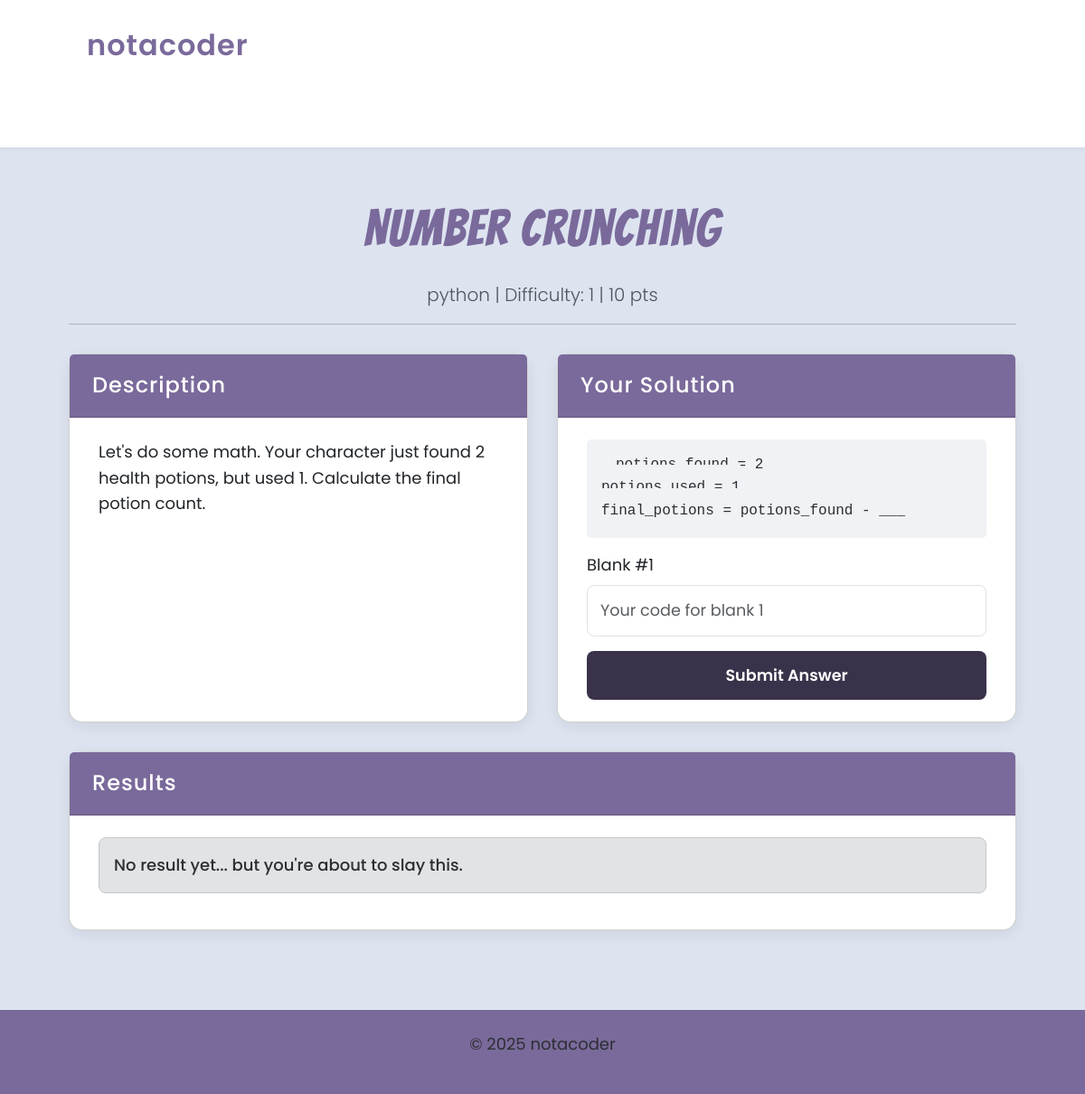
Page /challenges/3/ on the committed database.
### core/models.py (models this page shows, shortened)
class CodeChallenge(models.Model):
    title = models.CharField(max_length=200)
    slug = models.SlugField(
        unique=True,
        blank=True,
        max_length=220,
        help_text="URL-friendly version of the title, auto-generated."
    )
    description = models.TextField(blank=True, help_text="Instructions and context for the user.")
    code_template = models.TextField()
    language = models.ForeignKey(
        ProgrammingLanguage,
        on_delete=models.PROTECT,
        related_name='challenges',
        help_text="The programming language of the code snippet."
    )
    correct_answers_list = models.JSONField(
        default=list,
        help_text="A JSON list of strings representing the exact correct answers for the blanks, IN ORDER.",
    )
    tags = models.ManyToManyField(
        Tag,
        blank=True,
        related_name='challenges',
        help_text="Categorize the challenge with relevant tags."
    )
    difficulty = models.PositiveSmallIntegerField(default=1, help_text="Difficulty level (e.g., 1=easy, 5=hard)")
    points_reward = models.PositiveIntegerField(default=10, help_text="Points awarded for successful completion.")
    created_at = models.DateTimeField(auto_now_add=True)
    updated_at = models.DateTimeField(auto_now=True)
    class Meta:
        ordering = ['created_at']
    def get_number_of_blanks(self) -> int:
        return len(self.correct_answers_list)

class ProgrammingLanguage(models.Model):
    name = models.CharField(max_length=50, unique=True)
    slug = models.SlugField(unique=True)

### core/views.py (the view)
# urls.py: path('challenges/<int:challenge_id>/', views.challenge_detail, name='challenge_detail'),
def challenge_detail(request, challenge_id):
    challenge = get_object_or_404(
        CodeChallenge, id=challenge_id,
    )
    num_blanks = challenge.get_number_of_blanks()
    has_submitted = False
    is_correct = None
    submitted_answers = None
    full_code = None
    if request.method == 'POST':
        form = ChallengeSubmissionForm(request.POST, num_blanks=num_blanks)
        has_submitted = True
        if form.is_valid():
            submitted_answers = form.get_ordered_answers()
            is_correct = challenge.check_submission(submitted_answers)
            if is_correct:
                messages.success(request, f'🎉 Correct! You earned {challenge.points_reward} points!')
                full_code = challenge.construct_full_code(submitted_answers)
                user_id = request.session.get('guest_user_id')
                if user_id:
                    try:
                        user = GuestUser.objects.get(id=user_id)
                        user.completed_challenges.add(challenge)
                    except GuestUser.DoesNotExist:
                        pass
            else:
                messages.error(request, '❌ Not quite right. Try again!')
        else:
            messages.error(request, "Please fill in all the blanks.")
    else:
        form = ChallengeSubmissionForm(num_blanks=num_blanks)
    context = {
        'challenge': challenge,
        'form': form,
        'has_submitted': has_submitted,
        'is_correct': is_correct,
        'submitted_answers': submitted_answers,
        'full_code': full_code
    }
    return render(request, 'core/challenge_detail.html', context)

### core/forms.py (shortened to what this page needs)
class ChallengeSubmissionForm(forms.Form):
    def __init__(self, *args, **kwargs):
        num_blanks = kwargs.pop('num_blanks', 0)
        super().__init__(*args, **kwargs)
        for i in range(num_blanks):
            self.fields[f'answer_{i}'] = forms.CharField(
                label=f'Blank #{i+1}',
                required=True,
                widget=forms.TextInput(attrs={'class': 'form-control', 'placeholder': f'Your code for blank {i+1}'})
            )

### core/templates/core/challenge_detail.html (shortened to what this page needs)
{% extends "core/index.html" %}
{% load static %}
{% block content %}
<div class="container py-4">
    <div class="challenge-detail mb-4">
        <h1 class="text-center">{{ challenge.title }}</h1>
        <p class="lead text-center text-muted">
            {{ challenge.language.name }} | Difficulty: {{ challenge.difficulty }} | {{ challenge.points_reward }} pts
        </p>
        <hr>
    </div>
    <div class="challenge-container">
        <div class="challenge-description-section">
            <div class="card">
                <div class="card-header">Description</div>
                <div class="card-body">
                    {{ challenge.description|linebreaksbr }}
                </div>
            </div>
        </div>
        <div class="challenge-form-section">
            <div class="card">
                <div class="card-header">Your Solution</div>
                <div class="card-body">
                    <pre><code>{{ challenge.code_template }}</code></pre>
                    <form method="post">
                        {% for field in form %}
                            <div class="mb-3">
                                <label class="form-label">{{ field.label }}</label>
                                {{ field }}
                            </div>
                        {% endfor %}
                        <button type="submit" class="btn btn-primary w-100">Submit Answer</button>
                    </form>
                </div>
            </div>
        </div>
        <div class="challenge-result-section">
            <div class="card">
                <div class="card-header">Results</div>
                <div class="card-body">
                    {% if not has_submitted %}
                        <div class="alert alert-secondary" role="alert">
                            No result yet... but you're about to slay this.
                        </div>
                    {% else %}
                        <div class="alert alert-danger" role="alert">
                            ❌ Not quite right. Keep trying!
                        </div>
                    {% endif %}
                </div>
            </div>
        </div>
    </div>
</div>
{% endblock %}

### core/static/core/style.css (style rules this page uses)
:root { --pastel-light-blue: #dde4f0; --pastel-purple: #7a6a9b; --pastel-pink-dark: #3a324a; --pastel-cyan: #ffffff; --text-color: #2c2f33; --button-hover-color: #a58acb; --main-padding: 2rem 4rem; --font-heading: 'Bangers', cursive; --font-body: 'Poppins', sans-serif; --font-code: 'Courier New', Courier, monospace; }
html, body { height: 100%; }
body { background-color: var(--pastel-light-blue); color: var(--text-color); font-family: var(--font-body); margin: 0; padding: 0; display: flex; flex-direction: column; font-size: 18px; line-height: 1.6; }
h1, h2, h3, h4, h5 { font-family: var(--font-heading); color: var(--pastel-purple); letter-spacing: 1.5px; }
h1 { font-size: 3.5rem; margin-bottom: 1.5rem; text-align: center; }
p, a { font-family: var(--font-body); color: var(--text-color); }
button, .btn { background-color: var(--pastel-pink-dark); color: #fff; padding: 14px 28px; border: none; border-radius: 8px; font-family: var(--font-body); font-weight: 600; cursor: pointer; transition: background-color 0.3s ease-in-out, transform 0.2s ease; font-size: 1.1rem; }
.challenge-container { display: grid; grid-template-columns: 1fr 1fr; grid-template-rows: auto auto; gap: 2rem; max-width: 1400px; margin: 2rem auto; grid-template-areas: "description form" "result result"; }
.challenge-description-section { grid-area: description; }
.challenge-form-section { grid-area: form; }
.challenge-result-section { grid-area: result; }
.card { background: #fff; border-radius: 15px; box-shadow: 0 4px 15px rgba(0,0,0,0.08); display: flex; flex-direction: column; height: 100%; }
.card-header { background-color: var(--pastel-purple); color: white; font-family: var(--font-display); font-size: 1.5rem; padding: 15px 25px; border-radius: 15px 15px 0 0; font-weight: 500; letter-spacing: 1px; }
.card-body { padding: 1.5rem 2rem; flex-grow: 1; }
code, pre { background-color: #f0f2f5; font-family: var(--font-code); border-radius: 5px; padding: 1rem; color: var(--text-color); font-size: 1rem; white-space: pre-wrap; word-wrap: break-word; }
.alert { border-radius: 8px; font-weight: 500; }
.form-control { padding: 14px; font-size: 1.1rem; border-radius: 8px; }

### rows in the picture
CodeChallenge: title "Number Crunching", language.name "python", difficulty "1", points_reward "10", description "Let's do some math. Your character just found 2 health potions, but used 1. Calculate the final potion count.", code_template "potions_found = 2 potions_used = 1 final_potions = potions_found - ___"

### other values in the picture
{{ field.label }} "Blank #1"
